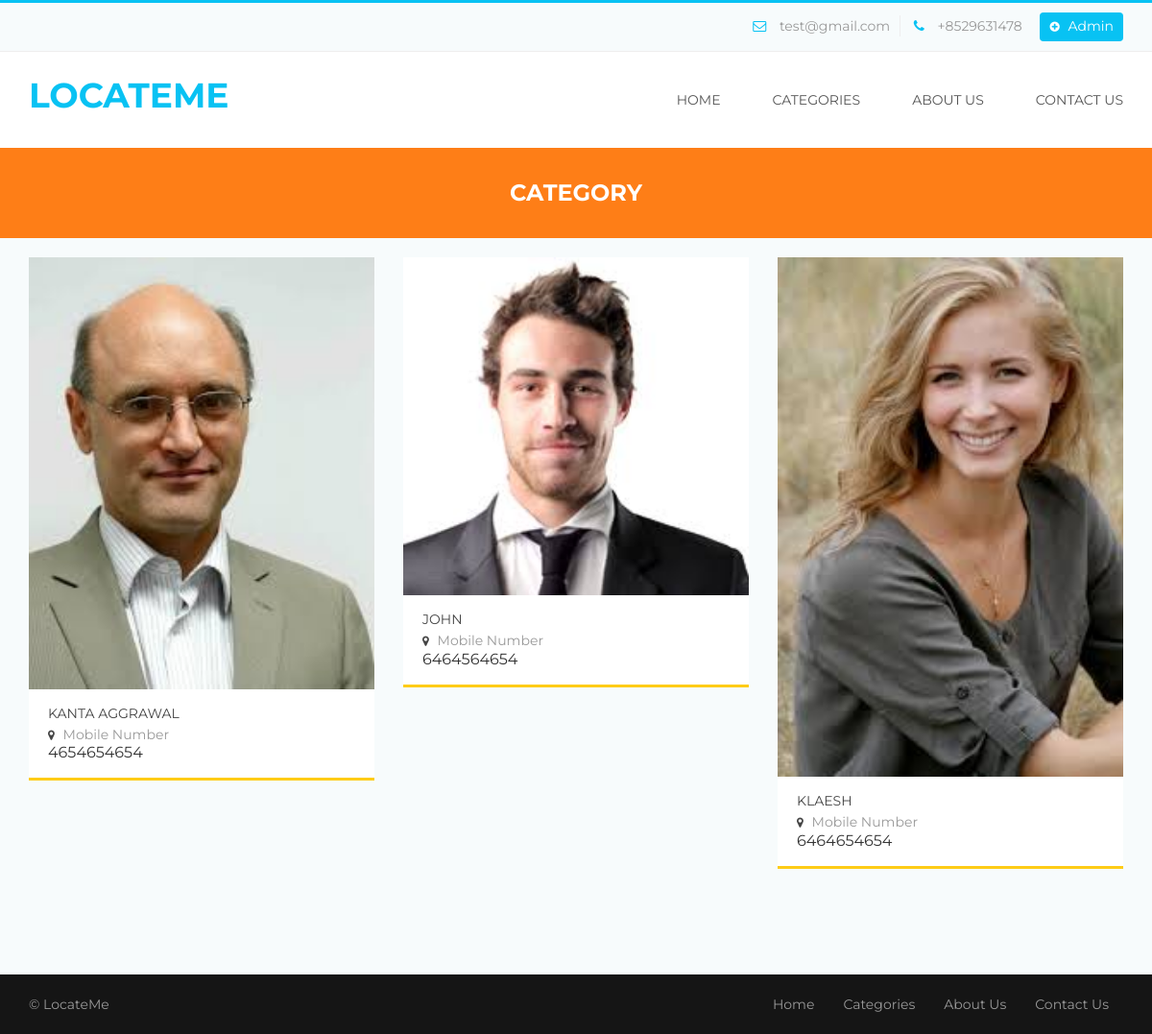
Screenshot of /LocateMe/view-personcat-detail.php?viewid=Maid with the database file from the repository.
### tables this page shows
CREATE TABLE `tblpage` (
  `ID` int(10) NOT NULL,
  `PageType` varchar(50) DEFAULT NULL,
  `PageTitle` varchar(200) DEFAULT NULL,
  `PageDescription` mediumtext,
  `Email` varchar(200) DEFAULT NULL,
  `MobileNumber` bigint(10) DEFAULT NULL,
  `UpdationDate` timestamp NOT NULL DEFAULT CURRENT_TIMESTAMP ON UPDATE CURRENT_TIMESTAMP
);

CREATE TABLE `tblperson` (
  `ID` int(10) NOT NULL,
  `Category` varchar(200) DEFAULT NULL,
  `Name` varchar(200) DEFAULT NULL,
  `Picture` varchar(200) DEFAULT NULL,
  `MobileNumber` bigint(10) DEFAULT NULL,
  `Address` mediumtext,
  `City` varchar(200) NOT NULL,
  `RegDate` timestamp NULL DEFAULT CURRENT_TIMESTAMP
);

### LocateMe/view-personcat-detail.php (the view, shortened to what this page needs)
<?php
include('includes/dbconnection.php');
?>
<!DOCTYPE html>
<html>
<head>
	<link rel="stylesheet" type="text/css" href="bootstrap/css/bootstrap.min.css">
	<link rel="stylesheet" type="text/css" href="css/style.css">
	<link rel="stylesheet" type="text/css" href="css/menu.css">
	<link rel="stylesheet" type="text/css" href="css/color/color.css">
	<link rel="stylesheet" type="text/css" href="assets/testimonial/css/style.css" />
	<link rel="stylesheet" type="text/css" href="assets/testimonial/css/elastislide.css" />
	<link rel="stylesheet" type="text/css" href="css/responsive.css">
    <link rel="stylesheet" type="text/css" href="css/font-awesome.css">
	<link rel="stylesheet" type="text/css" href="assets/revolution_slider/css/revslider.css" media="screen" />
</head>
<body>
	<div class="theme-wrap clearfix">
	<?php include_once('includes/header.php');?>
		<div class="page-title-wrap bgorange-1 padding-top-30 padding-bottom-30">
			<h4 class="white">Category</h4>
		</div>
		<section class="aside-layout-section padding-top-20 padding-bottom-40">
			<div class="container">
				<div class="row">
					<div class="col-md-12 col-sm-8 col-xs-12 main-wrap">
						<div class="listing-section padding-bottom-40">
							<div class="">
								<div class="add-listing-wrapper">
									<div class="listing-main gridview tab-content">
											<div id="latest-listing" class="tab-pane active">
												<div class="listing-wrapper three-column row">
																											<?php
$vid=$_GET['viewid'];
$sql="SELECT * from  tblperson where Category=:vid";
$query = $dbh -> prepare($sql);
$query->bindParam(':vid',$vid,PDO::PARAM_STR);
$query->execute();
$results=$query->fetchAll(PDO::FETCH_OBJ);
$cnt=1;
if($query->rowCount() > 0)
{
foreach($results as $row)
{               ?>
													<div class="item col-md-4 col-sm-6 col-xs-12">
														<div class="listing-item clearfix">
															<div class="figure">
																<img src="admin/images/<?php echo $row->Picture;?>" alt="listing item"/>
															</div>
															<div class="listing-content clearfix">
																<div class="listing-title">
																	<h6><a href="single-listing.html"><?php  echo $row->Name;?></a></h6>
																</div>
																<div class="listing-location pull-left">
																	<a href="#"><i class="fa fa-map-marker"></i> Mobile Number</a>
																	<?php  echo $row->MobileNumber;?>
																</div>
															</div>
														</div>
														<div class="listing-border-bottom bgyallow-1"></div>
													</div>
	<?php $cnt=$cnt+1;}} ?>
												</div>
											</div>
									</div>
								</div>
							</div>
						</div>
					</div>
				</div>
			</div>
		</section>
	<?php include_once('includes/footer.php');?>
	</div>
</body>
</html>

### LocateMe/includes/header.php (shortened to what this page needs)
<?php
include('includes/dbconnection.php');
?>
<div class="header">
            <div class="top-toolbar">
                <div class="container">
                    <div class="row">
                        <div class="col-md-6 col-sm-12 col-xs-12 pull-right">
                            <div class="top-contact-info">
                                <ul>
<?php
$sql="SELECT * from tblpage where PageType='contactus'";
$query = $dbh -> prepare($sql);
$query->execute();
$results=$query->fetchAll(PDO::FETCH_OBJ);
$cnt=1;
if($query->rowCount() > 0)
{
foreach($results as $row)
{               ?>
                                    <li class="toolbar-email"><i class="fa fa-envelope-o"></i> <?php  echo htmlentities($row->Email);?></li>
                                    <li class="toolbar-contact"><i class="fa fa-phone"></i> +<?php  echo htmlentities($row->MobileNumber);?></li><?php $cnt=$cnt+1;}} ?>
                                    <li><a class="toolbar-new-listing" href="admin/login.php"><i class="fa fa-plus-circle"></i> Admin</a></li>
                                </ul>
                            </div>
                        </div>
                    </div>
                </div>
            </div>
            <div class="nav-wrapper">
                <div class="container">
                    <nav class="wsmenu slideLeft clearfix">
                        <div class="logo pull-left"><a href="index.php" title="Responsive Slide Menus"><h3 style="color:#08c2f3">LocateMe</h3></a></div>
                        <ul class="mobile-sub wsmenu-list pull-right">
                            <li><a href="index.php" class="">Home</a>
                            </li>
                            <li><a href="category.php">categories <span class="arrow"></span></a></li>
                            <li><a href="about.php">About Us <span class="arrow"></span></a></li>
                          <li><a href="contact.php">Contact Us <span class="arrow"></span></a></li>
                        </ul>
                    </nav>
                </div>
            </div>
        </div>

### LocateMe/css/style.css (style rules this page uses)
html, body, div, span, applet, object, iframe,h1, h2, h3, h4, h5, h6, p, blockquote, pre,a, abbr, acronym, address, big, cite, code,del, dfn, em, img, ins, kbd, q, s, samp, small, strike, strong, sub, sup, tt, var,b, u, i, center,dl, dt, dd, ol, ul, li,fieldset, form, label, legend,table, caption, tbody, tfoot, thead, tr, th, td, article, aside, canvas, details, embed,figure, figcaption, footer, header, hgroup,menu, nav, output, ruby, section, summary,time, mark, audio, video { margin: 0;padding: 0;border: 0;font-size: 100%;font: inherit;vertical-align: baseline; }
article, aside, details, figcaption, figure,footer, header, hgroup, menu, nav, section { display: block; }
body { line-height: 1;margin:0 ;padding:0 ;transition:all 0.3s ease;overflow-x: hidden; }
html { position:relative;overflow-x:hidden; }
ol, ul { list-style: none;margin:0; padding:0; }
a { display:block; }
img { display:block; }
img { max-width:100%; }
body { font-family:'Montserrat',sans-serif; }
h1,h2,h3,h4,h5,h6 { font-family:'Montserrat',sans-serif; font-weight:700; margin:0; text-align:center; line-height:1.4; letter-spacing:0.6px; text-transform:uppercase; letter-spacing:0; }
h3 { font-size:36px; }
h4 { font-size:24px; }
h6 { font-size:16px; }
a,span,ul,li { font-family:'Montserrat'; font-size:14px; padding:0; font-weight:400; text-align:center; margin:0; line-height:1.6; text-decoration:none !important; }
p,span,a { padding:0; }
.container,.container-fluid { padding-left:0;padding-right:0; }
.padding-bottom-30 { padding-bottom:30px; }
.padding-bottom-40 { padding-bottom:40px; }
.padding-top-20 { padding-top:20px; }
.padding-top-30 { padding-top:30px; }
.logo { padding:20px 0; }
.logo a { display:inline-block; }
.top-toolbar { padding:10px 0; }
.top-toolbar .top-contact-info ul { text-align:right; }
.top-toolbar .top-contact-info ul li { display:inline-block }
.top-toolbar .top-contact-info ul li.toolbar-email { padding-right:10px; }
.top-toolbar .top-contact-info ul li.toolbar-email i { padding-right:10px; }
.top-toolbar .top-contact-info ul li.toolbar-contact { padding-right:15px; }
.top-toolbar .top-contact-info ul li.toolbar-contact i { padding:0 10px; }
.top-toolbar .top-contact-info ul li a.toolbar-new-listing { border-radius: 4px; line-height: 1; padding: 7px 10px 9px; }
.top-toolbar .top-contact-info ul li a.toolbar-new-listing i { padding:0 5px 0 0;font-size:12px; }
.listing-border-bottom { height:3px;width:100%; }
.tab-content .tab-pane { position: relative; }
.listing-wrapper .item { margin-bottom:30px; }
.listing-item .figure { position:relative; }
.listing-item .listing-content { padding:14px 20px 18px;position:relative; }
.listing-item .listing-content .listing-title h6 a { letter-spacing:0; font-size:16px;text-transform:uppercase;text-align:left;font-family:'Montserrat'; }
.aside-layout-section .gridview .listing-item .listing-content .listing-title h6 a { font-size:14px; }
.listing-item .listing-content .listing-location a { font-family:'Montserrat';text-transform:capitalize; }
.listing-item .listing-content .listing-location a i { font-size:12px;line-height:12px;margin-right:5px; }

### LocateMe/css/menu.css (style rules this page uses)
.wsmenu { font-family:Helvetica, sans-serif; color:#fff; position:relative; font-size:15px; padding:0px; margin:0px auto; width:100%; background-color:#ffffff; }
.wsmenu-list { text-align:left; margin:0 auto 0 auto; display: block; padding:0px; }
.wsmenu-list > li { text-align:center; display: table-cell; }
.wsmenu-list > li > a { display:block; color:#555; padding:38px 21px; line-height:1; text-decoration:none; position:relative; font-family:'Montserrat'; text-transform:uppercase; }
.wsmenu-list > li:last-child a { display:block; color:#555; padding:20px 0 20px 21px; line-height:1; text-decoration:none; position:relative; }
.wsmenu-list li a:before { margin-right: 5px; position: relative; content: "|"; line-height: 16px; font-size: 24px; top: 3px; color:rgba(255,255,255,0); }
@media screen and (-webkit-min-device-pixel-ratio:0) { .wsmenu-list > li > a { padding: 39px 21px; } }

### LocateMe/css/responsive.css (style rules this page uses)
@media screen and (max-device-width:1199px) { .feature-item .figure img, .listing-item .figure img, .blog-entry .figure img { width:100%; } }
@media screen and (max-device-width:1199px) { .container { padding-left:15px;padding-right:15px; } }

### rows the page displays
tblpage: Email "test@gmail.com", MobileNumber "8529631478"
tblperson: Picture (picture), Name "KANTA AGGRAWAL", MobileNumber "4654654654"
tblperson: Picture (picture), Name "JOHN", MobileNumber "6464564654"
tblperson: Picture (picture), Name "KLAESH", MobileNumber "6464654654"
